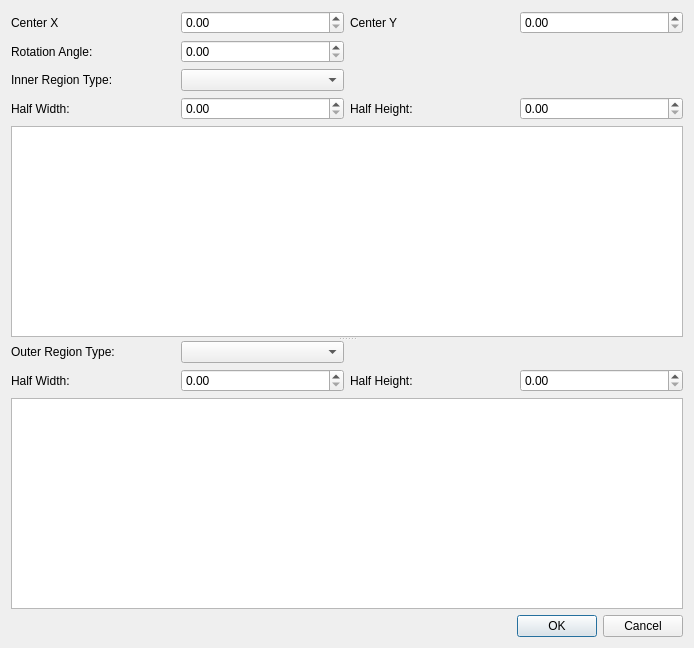
<?xml version="1.0" encoding="UTF-8"?>
<ui version="4.0">
 <class>QxrdROIEditorDialog</class>
 <widget class="QDialog" name="QxrdROIEditorDialog">
  <property name="geometry">
   <rect>
    <x>0</x>
    <y>0</y>
    <width>694</width>
    <height>648</height>
   </rect>
  </property>
  <property name="windowTitle">
   <string>Dialog</string>
  </property>
  <layout class="QGridLayout" name="gridLayout_3">
   <item row="1" column="0">
    <widget class="QLabel" name="label_10">
     <property name="text">
      <string>Rotation Angle:</string>
     </property>
    </widget>
   </item>
   <item row="0" column="1">
    <widget class="QDoubleSpinBox" name="m_CenterX"/>
   </item>
   <item row="0" column="0">
    <widget class="QLabel" name="label">
     <property name="text">
      <string>Center X</string>
     </property>
    </widget>
   </item>
   <item row="1" column="1">
    <widget class="QDoubleSpinBox" name="m_Rotation"/>
   </item>
   <item row="2" column="0" colspan="4">
    <widget class="QSplitter" name="splitter">
     <property name="orientation">
      <enum>Qt::Vertical</enum>
     </property>
     <widget class="QWidget" name="">
      <layout class="QGridLayout" name="gridLayout_2">
       <item row="0" column="0">
        <widget class="QLabel" name="label_4">
         <property name="text">
          <string>Inner Region Type:</string>
         </property>
        </widget>
       </item>
       <item row="0" column="1">
        <widget class="QComboBox" name="m_InnerType"/>
       </item>
       <item row="1" column="0">
        <widget class="QLabel" name="label_6">
         <property name="text">
          <string>Half Width:</string>
         </property>
        </widget>
       </item>
       <item row="1" column="1">
        <widget class="QDoubleSpinBox" name="m_InnerWidth"/>
       </item>
       <item row="1" column="2">
        <widget class="QLabel" name="label_8">
         <property name="text">
          <string>Half Height:</string>
         </property>
        </widget>
       </item>
       <item row="1" column="3">
        <widget class="QDoubleSpinBox" name="m_InnerHeight"/>
       </item>
       <item row="2" column="0" colspan="4">
        <widget class="QTableView" name="m_InnerPolygon"/>
       </item>
      </layout>
     </widget>
     <widget class="QWidget" name="">
      <layout class="QGridLayout" name="gridLayout">
       <item row="0" column="0">
        <widget class="QLabel" name="label_5">
         <property name="text">
          <string>Outer Region Type:</string>
         </property>
        </widget>
       </item>
       <item row="0" column="1">
        <widget class="QComboBox" name="m_OuterType"/>
       </item>
       <item row="1" column="0">
        <widget class="QLabel" name="label_7">
         <property name="text">
          <string>Half Width:</string>
         </property>
        </widget>
       </item>
       <item row="1" column="1">
        <widget class="QDoubleSpinBox" name="m_OuterWidth"/>
       </item>
       <item row="1" column="2">
        <widget class="QLabel" name="label_9">
         <property name="text">
          <string>Half Height:</string>
         </property>
        </widget>
       </item>
       <item row="1" column="3">
        <widget class="QDoubleSpinBox" name="m_OuterHeight"/>
       </item>
       <item row="2" column="0" colspan="4">
        <widget class="QTableView" name="m_OuterPolygon"/>
       </item>
      </layout>
     </widget>
    </widget>
   </item>
   <item row="0" column="3">
    <widget class="QDoubleSpinBox" name="m_CenterY"/>
   </item>
   <item row="0" column="2">
    <widget class="QLabel" name="label_2">
     <property name="text">
      <string>Center Y</string>
     </property>
    </widget>
   </item>
   <item row="3" column="0" colspan="4">
    <widget class="QDialogButtonBox" name="buttonBox">
     <property name="orientation">
      <enum>Qt::Horizontal</enum>
     </property>
     <property name="standardButtons">
      <set>QDialogButtonBox::Cancel|QDialogButtonBox::Ok</set>
     </property>
    </widget>
   </item>
  </layout>
 </widget>
 <resources/>
 <connections>
  <connection>
   <sender>buttonBox</sender>
   <signal>accepted()</signal>
   <receiver>QxrdROIEditorDialog</receiver>
   <slot>accept()</slot>
   <hints>
    <hint type="sourcelabel">
     <x>248</x>
     <y>254</y>
    </hint>
    <hint type="destinationlabel">
     <x>157</x>
     <y>274</y>
    </hint>
   </hints>
  </connection>
  <connection>
   <sender>buttonBox</sender>
   <signal>rejected()</signal>
   <receiver>QxrdROIEditorDialog</receiver>
   <slot>reject()</slot>
   <hints>
    <hint type="sourcelabel">
     <x>316</x>
     <y>260</y>
    </hint>
    <hint type="destinationlabel">
     <x>286</x>
     <y>274</y>
    </hint>
   </hints>
  </connection>
 </connections>
</ui>
